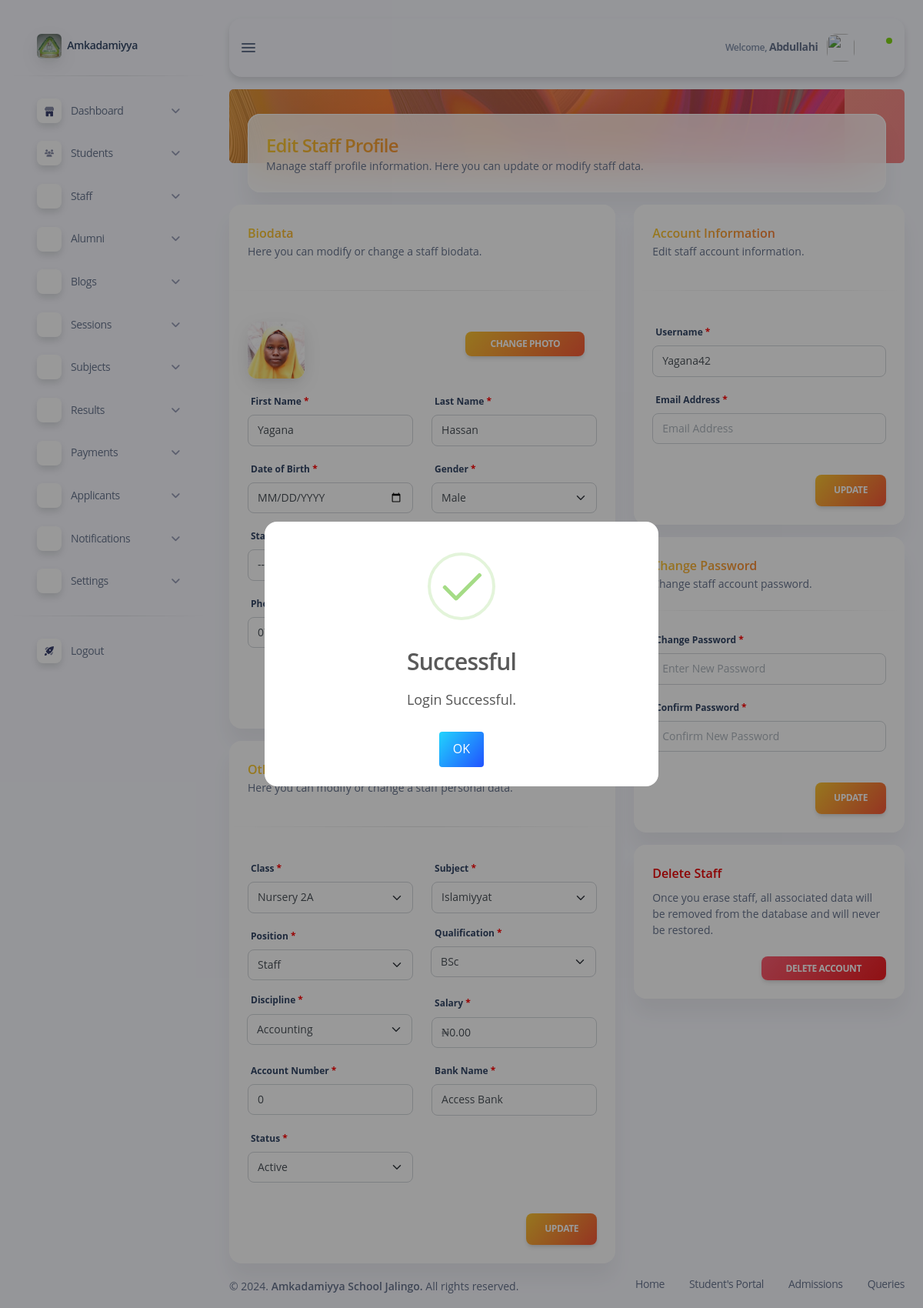
The page /subdomains/admin/admin-edit-staff.php?staff_id=3031 (signed in) on the database its author committed.
### tables this page shows
CREATE TABLE `staff` (
  `staff_id` int(11) NOT NULL,
  `username` varchar(50) NOT NULL,
  `first_name` varchar(50) NOT NULL,
  `last_name` varchar(50) NOT NULL,
  `class_id` int(11) NOT NULL,
  `section_id` int(11) NOT NULL,
  `subject_id` int(11) NOT NULL,
  `position_id` int(11) NOT NULL,
  `qualification` varchar(11) NOT NULL,
  `discipline` varchar(50) NOT NULL,
  `bank_name` varchar(50) NOT NULL,
  `birth_date` date NOT NULL,
  `state` varchar(50) NOT NULL,
  `lga` varchar(50) NOT NULL,
  `gender` varchar(50) NOT NULL,
  `photo` varchar(100) NOT NULL DEFAULT 'uploads/default.png',
  `email` varchar(50) NOT NULL,
  `password` varchar(255) NOT NULL,
  `phone_number` varchar(50) NOT NULL,
  `status` varchar(50) NOT NULL,
  `address` varchar(50) NOT NULL,
  `salary` varchar(255) NOT NULL,
  `account_number` varchar(255) NOT NULL,
  `timestamp` timestamp NOT NULL DEFAULT current_timestamp() ON UPDATE current_timestamp()
);

CREATE TABLE `classes` (
  `class_id` int(11) NOT NULL,
  `class_name` varchar(50) NOT NULL,
  `section_id` int(11) NOT NULL
);

CREATE TABLE `subjects` (
  `subject_id` int(11) NOT NULL,
  `subject_name` varchar(50) NOT NULL
);

CREATE TABLE `school_post` (
  `position_id` int(11) NOT NULL,
  `position_name` varchar(50) NOT NULL,
  `position_number` int(11) NOT NULL
);

### subdomains/admin/admin-edit-staff.php (the view, shortened to what the rows shown need)
<?php
include "update.php";
if (isset($_GET['staff_id'])) {
    $staff_id = $_GET['staff_id'];
    $sql = "SELECT * FROM `staff` WHERE `staff_id` = ?";
    $stmt = $conn->prepare($sql);
    $stmt->bind_param("i", $staff_id);
    $stmt->execute();
    $staff = $stmt->get_result()->fetch_assoc();
} else {
    header('Location: admin-staff-list.php');
}
?>
<!DOCTYPE html>
<html lang="en">
<head>
    <?php include "inc/admin-header.php"; ?>
</head>
<body class="g-sidenav-show bg-info-soft">
    <main class="main-content position-relative max-height-vh-100 h-100 border-radius-lg">
        <div class="container-fluid pt-3">
            <div class="row">
                <div class="col-lg-12 col-xl-7">
                    <form action="" method="post" enctype="multipart/form-data">
                        <div class="card">
                            <div class="card-body">
                                <div class="d-flex justify-content-between align-items-center">
                                    <img src="<?php echo $staff['photo']; ?>" class="avatar avatar-xl shadow-lg blur">
                                    <span class="btn-file me-3">
                                        <button type="button" class="fileupload-new btn bg-gradient-warning btn-sm position-relative">
                                        </button>
                                    </span>
                                </div>
                                <div class="row mt-3">
                                    <div class="col-md-6">
                                        <div class="input-group mb-3">
                                            <input type="text" name="first_name" placeholder="First Name" value="<?php echo ucfirst($staff['first_name']); ?>" class="form-control">
                                        </div>
                                    </div>
                                    <div class="col-md-6">
                                        <div class="input-group mb-3">
                                            <input type="text" name="last_name" placeholder="Last Name" value="<?php echo ucfirst($staff['last_name']); ?>" class="form-control">
                                        </div>
                                    </div>
                                    <div class="col-md-6">
                                        <div class="input-group mb-3">
                                            <input type="date" value="<?php echo $staff['birth_date']; ?>" class="form-control text-uppercase cursor-pointer" placeholder="DOB" name="birth_date">
                                        </div>
                                    </div>
                                    <div class="col-md-6">
                                        <div class="input-group mb-3">
                                            <select class="form-select" name="gender">
                                                <option value="Male" <?php if ($staff['gender'] == 'Male') echo 'selected'; ?>>Male</option>
                                            </select>
                                        </div>
                                    </div>
                                </div>
                            </div>
                        </div>
                    </form>
                    <form action="" method="post">
                        <div class="card">
                            <div class="card-body">
                                <div class="row">
                                    <div class="col-md-6">
                                        <div class="input-group mb-3">
                                            <select class="form-select" name="class_id">
                                                <?php
                                                $sql = "SELECT * FROM `classes`;";
                                                $classes = mysqli_query($conn, $sql);
                                                while ($class = mysqli_fetch_assoc($classes)) {
                                                ?>
                                                    <option value="<?php echo $class['class_id']; ?>" <?php if ($staff['class_id'] == $class['class_id']) echo 'selected'; ?>><?php echo $class['class_name'] ?></option>
                                                <?php
                                                }
                                                ?>
                                            </select>
                                        </div>
                                    </div>
                                    <div class="col-md-6">
                                        <div class="input-group mb-3">
                                            <select class="form-select" name="subject_id">
                                                <?php
                                                $sql = "SELECT * FROM `subjects`;";
                                                $subjects = mysqli_query($conn, $sql);
                                                while ($subject = mysqli_fetch_assoc($subjects)) {
                                                ?>
                                                    <option value="<?php echo $subject['subject_id']; ?>" <?php if ($staff['subject_id'] == $subject['subject_id']) echo 'selected'; ?>><?php echo $subject['subject_name'] ?></option>
                                                <?php
                                                }
                                                ?>
                                            </select>
                                        </div>
                                    </div>
                                    <div class="col-md-6">
                                        <div class="input-group mb-3">
                                            <select class="form-select" name="position_id">
                                                <?php
                                                $sql = "SELECT * FROM `school_post`;";
                                                $positions = mysqli_query($conn, $sql);
                                                while ($position = mysqli_fetch_assoc($positions)) {
                                                ?>
                                                    <option value="<?php echo $position['position_id']; ?>" <?php if ($staff['position_id'] == $position['position_id']) echo 'selected'; ?>><?php echo $position['position_name'] ?></option>
                                                <?php
                                                }
                                                ?>
                                            </select>
                                        </div>
                                    </div>
                                    <div class="col-md-6">
                                        <div class="input-group mb-3">
                                            <input type="text" value="&#8358;<?php echo number_format($staff['salary']); ?>.00" class="form-control" name=" salary">
                                        </div>
                                    </div>
                                    <div class="col-md-6">
                                        <div class="input-group mb-3">
                                            <input type="text" value="<?php echo $staff['account_number']; ?>" class="form-control" name="account_number" maxlength="10">
                                        </div>
                                    </div>
                                    <div class="col-md-6">
                                        <div class="input-group mb-3">
                                            <select class="form-select" name="status">
                                                <option value="1" <?php if ($staff['status'] == 1) echo 'selected'; ?>>Active</option>
                                            </select>
                                        </div>
                                    </div>
                                </div>
                            </div>
                        </div>
                    </form>
                </div>
                <div class="col-lg-12 col-xl-5 mt-3 mt-xl-0">
                    <form action="" method="post">
                        <div class="card">
                            <div class="card-body">
                                <div class="input-group mb-3">
                                    <input type="text" value="<?php echo $staff['username']; ?>" class="form-control" name="username">
                                </div>
                            </div>
                        </div>
                    </form>
                </div>
            </div>
        </div>
    </main>
</body>
</html>

### rows shown on the page
staff: photo (picture), first_name "Yagana", last_name "Hassan", gender "Male", class_id "Nursery 2A", subject_id "Islamiyyat", position_id "Staff", salary "₦0.00", account_number "0", status "Active", username "Yagana42"

### other values the page prints
$_SESSION['staff']['first_name'] "Abdullahi"
form field qualification "BSc"
form field discipline "Accounting"
form field bank_name "Access Bank"
